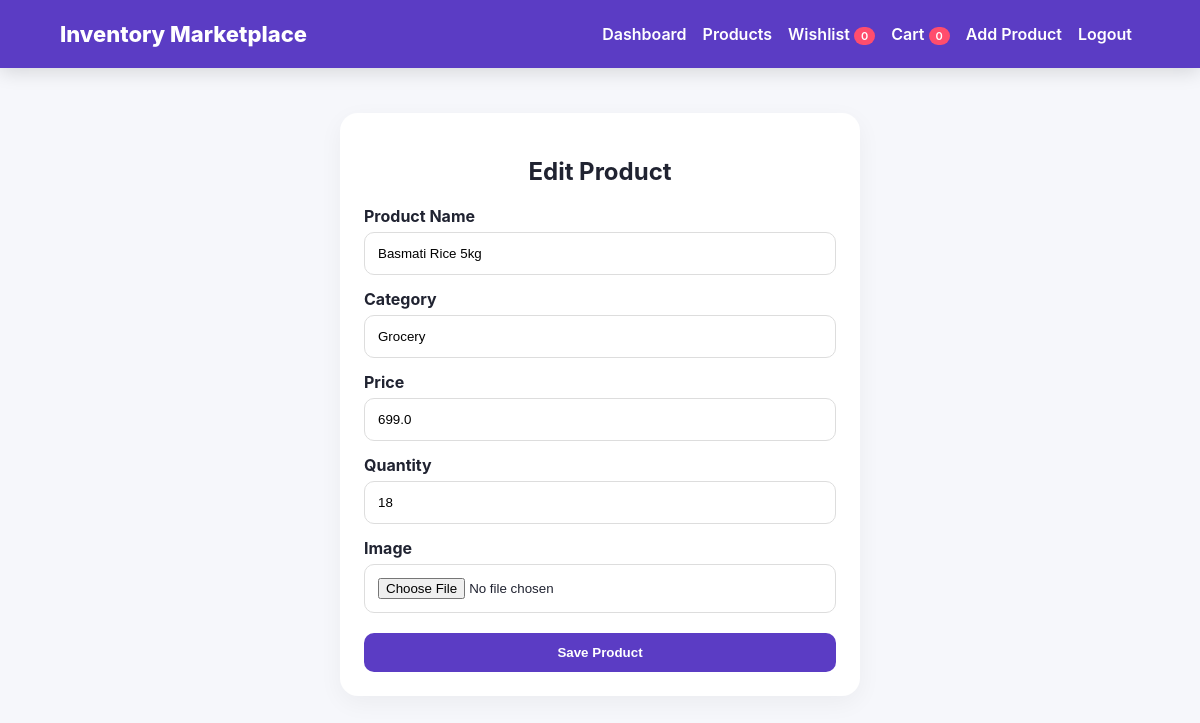
The page /edit/50 (signed in) on the database its author committed.
### app.py (models this page shows)
class Product(db.Model):
    id = db.Column(db.Integer, primary_key=True)
    product_name = db.Column(db.String(150), nullable=False)
    category = db.Column(db.String(80), nullable=False)
    price = db.Column(db.Float, nullable=False)
    quantity = db.Column(db.Integer, nullable=False)
    image = db.Column(db.String(255))

### app.py (the view, shortened to what this page needs)
@app.route("/edit/<int:id>", methods=["GET","POST"])
@login_required
def edit(id):
    if not is_admin():
        flash("Only admin can edit products.", "error")
        return redirect(url_for("products"))
    p = Product.query.get_or_404(id)
    return render_template("product_form.html", product=p)

### app.py (called while the page is built)
@login_manager.user_loader
def load_user(user_id):
    return db.session.get(User, int(user_id))

def is_admin():
    if not current_user.is_authenticated:
        return False
    first = User.query.order_by(User.id.asc()).first()
    return bool(first and first.id == current_user.id)

@app.context_processor
def globals():
    return {"admin_user": is_admin()}

### templates/product_form.html (shortened to what this page needs)
<!doctype html><html><head><link rel="stylesheet" href="{{ url_for('static',filename='css/style.css') }}"></head><body>
<nav><div class="logo">Inventory Marketplace</div>
<div class="nav"><a href="/">Dashboard</a><a href="/products">Products</a><a href="/wishlist">Wishlist <span class="badge" data-wishlist-count>0</span></a><a href="/cart">Cart <span class="badge" data-cart-count>0</span></a>{% if admin_user %}<a href="/add-product">Add Product</a>{% endif %}<a href="/logout">Logout</a></div></nav>
<main class="container">{% with messages=get_flashed_messages(with_categories=true) %}{% for category,msg in messages %}<div class="flash {{category}}">{{msg}}</div>{% endfor %}{% endwith %}
<div class="formbox"><h2>{{"Edit Product" if product else "Add Product"}}</h2><form method="post" enctype="multipart/form-data"><label>Product Name</label><input name="product_name" required value="{{product.product_name if product else ''}}"><label>Category</label><input name="category" required value="{{product.category if product else ''}}"><label>Price</label><input name="price" type="number" step="0.01" required value="{{product.price if product else ''}}"><label>Quantity</label><input name="quantity" type="number" min="0" required value="{{product.quantity if product else ''}}"><label>Image</label><input name="image" type="file" accept="image/*"><button class="btn">Save Product</button></form></div>
</main><script src="{{ url_for('static',filename='js/app.js') }}"></script></body></html>

### static/css/style.css (style rules this page uses)
* { box-sizing:border-box }
body { margin:0;font-family:Inter,Arial,sans-serif;background:#f6f7fb;color:#202331 }
nav { height:68px;background:#5b3cc4;color:#fff;display:flex;align-items:center;padding:0 5%;gap:24px;box-shadow:0 4px 18px #0002 }
.logo { font-size:22px;font-weight:800;margin-right:auto }
.nav a { color:white;text-decoration:none;font-weight:600;margin:0 8px }
.badge { background:#ff4d6d;border-radius:20px;padding:2px 7px;font-size:11px }
.container { width:90%;max-width:1200px;margin:35px auto }
.stat,.card,.formbox,.empty { background:#fff;border-radius:18px;padding:24px;box-shadow:0 7px 24px #0000000c }
.toolbar input,.toolbar select,.formbox input { padding:13px;border:1px solid #ddd;border-radius:10px;outline:none }
.btn { border:0;background:#5b3cc4;color:white;padding:12px 18px;border-radius:10px;text-decoration:none;cursor:pointer;font-weight:700 }
.formbox { max-width:520px;margin:45px auto }
.formbox h2 { text-align:center }
.formbox label { display:block;margin-top:14px;font-weight:700 }
.formbox input { width:100%;margin-top:6px }
.formbox .btn { width:100%;margin-top:20px }

### rows shown on the page
Product: product_name "Basmati Rice 5kg", category "Grocery", price "699.0", quantity "18"

### other values the page prints
{{ "Edit Product" if product else "Add Product" }} "Edit Product"
